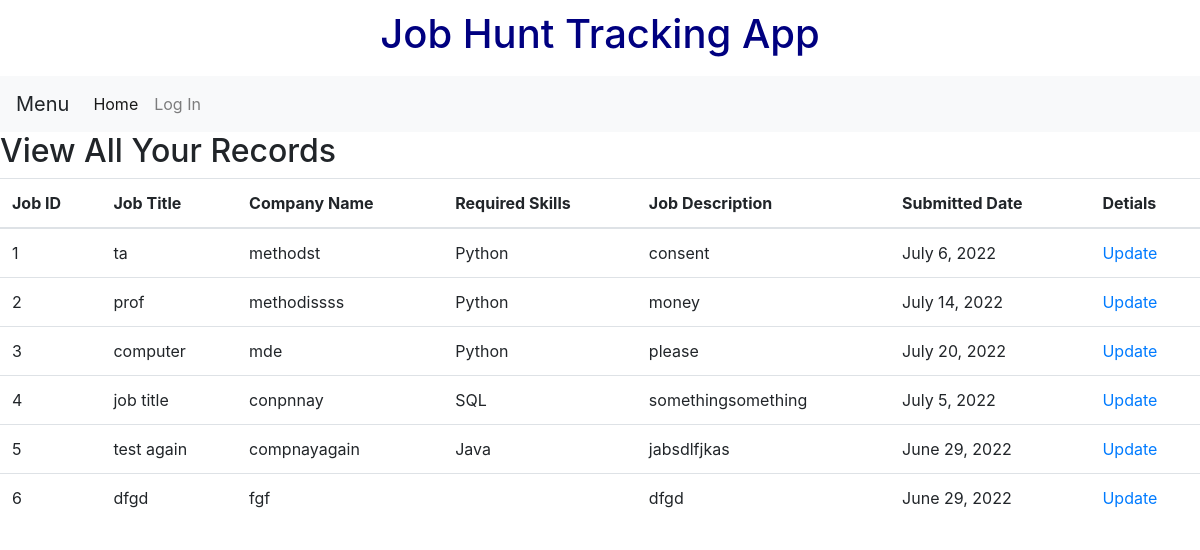
The app's page /showrecord/, older data.
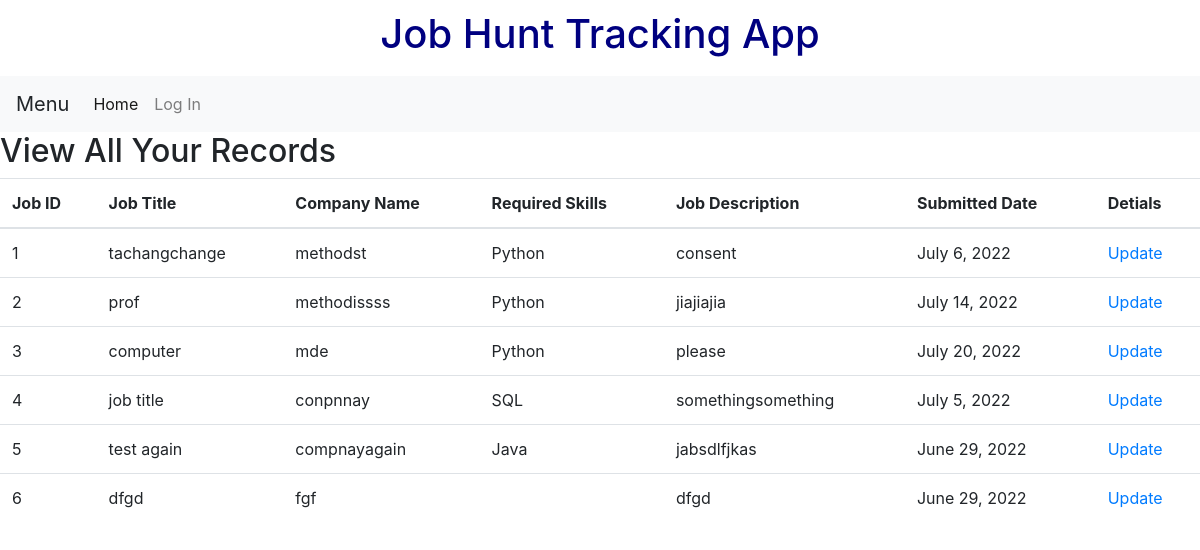
The same page, newer data.
### TrackJob/models.py (models this page shows)
class Job(models.Model):
    Job_Title = models.CharField(max_length=120) # required to have maxlength
    Company_Name = models.CharField(max_length=120)
    SkillType = [('Python', 'Python'), ('Java', 'Java'), ('SQL', 'SQL'), ('HTML', 'HTML/CSS'),('Other','Other') ]  # enum
    Required_Skills = models.CharField(blank=True, choices=SkillType, max_length=10)
    Job_Description = models.TextField()
    Submitted_Date = models.DateField()
    Note = models.TextField(blank=False, null=True)

### TrackJob/views.py (the view)
# urls.py: path('showrecord/',showrecord_view),
def showrecord_view(request,*args, **kwargs):
    queryset = Job.objects.all() #list of objects
    context = {
        "object_list": queryset
    }
    return render(request,"showrecordpage.html",context)

### templates/showrecordpage.html
{% extends 'basepage.html' %}
{%  block content %}
<h2> View All Your Records</h2>
<table class="table">
  <thead>
    <tr>
        <th scope="col">Job ID</th>
        <th scope="col">Job Title</th>
        <th scope="col">Company Name</th>
        <th scope="col">Required Skills</th>
        <th scope="col">Job Description</th>
        <th scope="col">Submitted Date</th>
        <th scope="col">Detials</th>
    </tr>
  </thead>
<Tbody>
        {%  for instance in object_list %}
            <tr>
                <td>{{ instance.id}}</td>
                <td>{{ instance.Job_Title }}</td>
                <td>{{ instance.Company_Name }}</td>
                <td>{{ instance.Required_Skills }}</td>
                <td>{{ instance.Job_Description }}</td>
                <td>{{ instance.Submitted_Date }}</td>
                <td><a href="{% url 'job_update' instance.id %}">Update</a>
                </td>
          </tr>
        {% endfor %}
    </Tbody>
</table>
{% endblock %}

Row changes from the older to the newer data that the page shows:
changed Job "methodst": Job_Title "ta" → "tachangchange"
changed Job "prof": Job_Description "money" → "jiajiajia"
